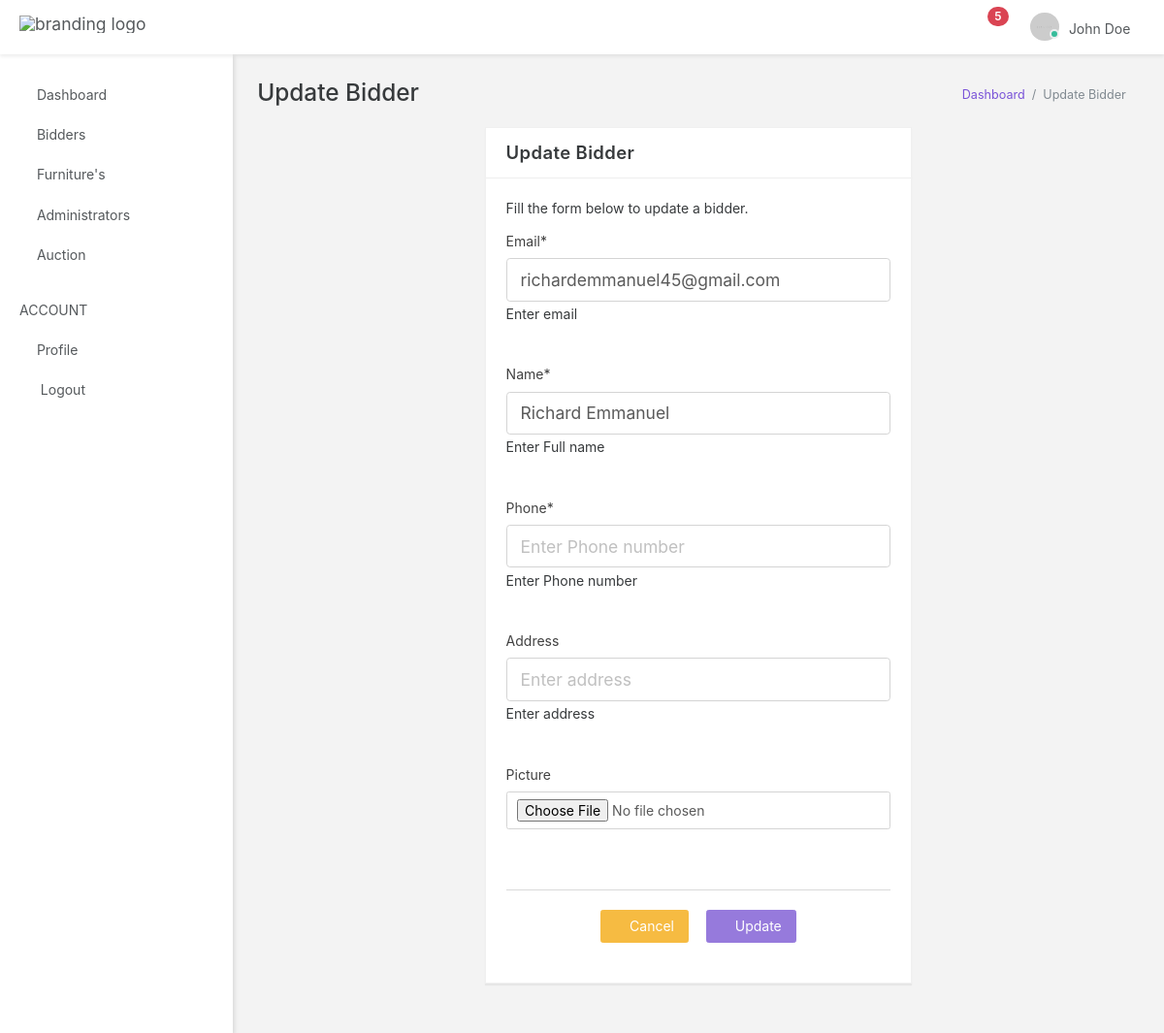
The page /auth/update_bidder/ffc862d2eac44929a061d4b6dc6ea163 (signed in) on the database as committed earlier.
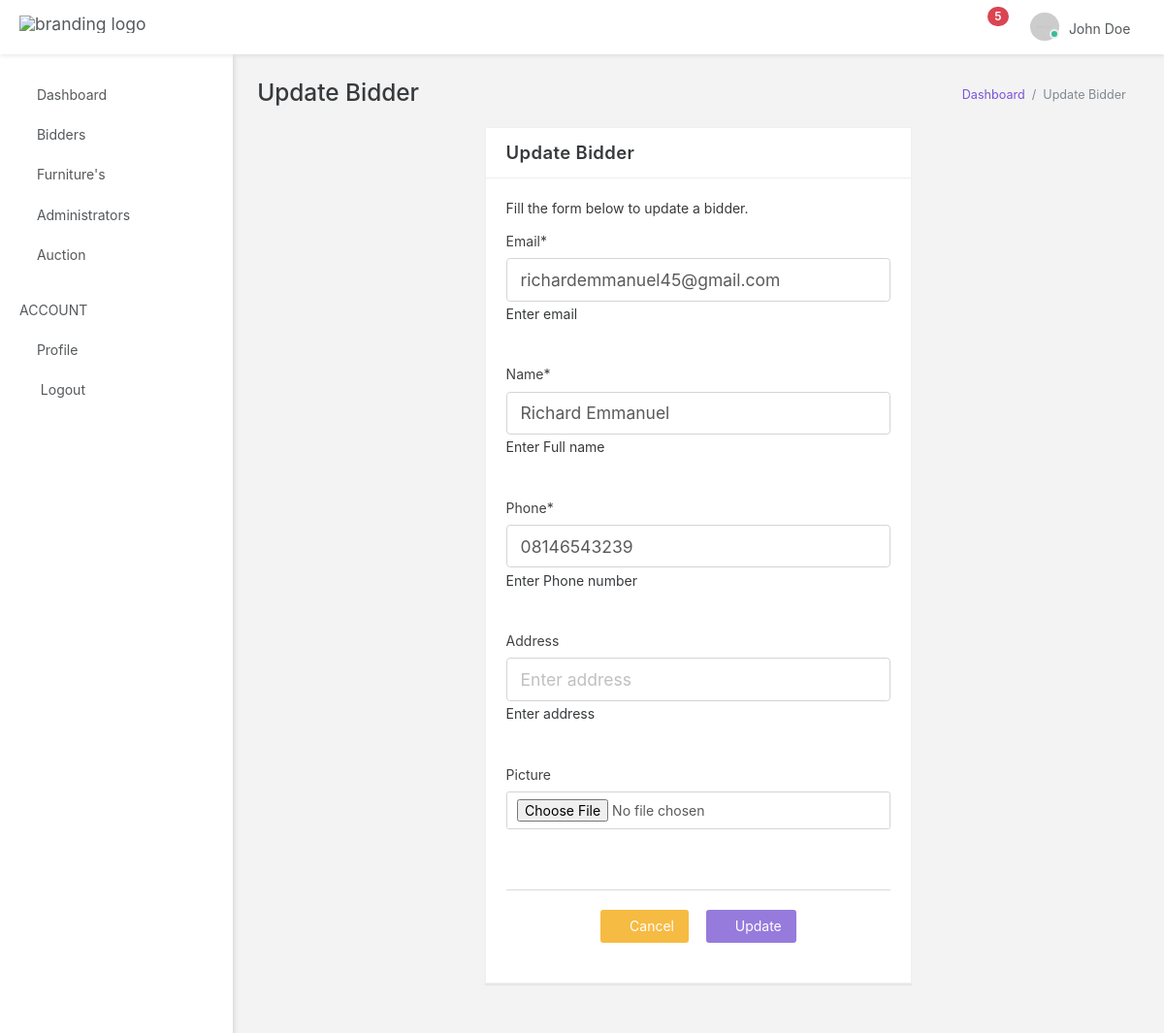
The same page on the database as committed later.
### Auction_auth/models.py (models this page shows, shortened)
class User(AbstractBaseUser, PermissionsMixin):
    user_id = models.UUIDField(
        default=uuid.uuid4, primary_key=True, unique=True, editable=False)
    email = models.CharField(max_length=100, db_index=True,
                             unique=True, verbose_name='email address', blank=True)
    name = models.CharField(
        max_length=100, db_index=True, blank=True, null=True)
    phone = models.CharField(
        max_length=14, db_index=True, unique=True, blank=True)
    address = models.CharField(max_length=255, null=True, blank=True)
    picture = models.ImageField(
        default='img/user.png', upload_to='uploads/', null=True)
    date_joined = models.DateTimeField(
        verbose_name='date_joined', auto_now_add=True)
    last_login = models.DateTimeField(
        verbose_name='last_login', auto_now=True, null=True)
    is_active = models.BooleanField(default=True)
    is_staff = models.BooleanField(default=False)
    is_superuser = models.BooleanField(default=False)
    USERNAME_FIELD = 'email'
    REQUIRED_FIELDS = ['name',]
    objects = UserManager()
    class Meta:
        db_table = 'Users'
        verbose_name_plural = 'Users'

### Auction_auth/views.py (the view, shortened to what this page needs)
class EditBidderView(SuccessMessageMixin, LoginRequiredMixin, UpdateView):
    model = User
    template_name = "backend/bidders/create_update_bidder.html"
    form_class = BiddersUpdateForm
    success_message = 'Updated Successfully!'
    def get_context_data(self, **kwargs):
        context = super().get_context_data(**kwargs)
        context["type"] = 'Update'
        return context

### Templates/backend/bidders/create_update_bidder.html (shortened to what this page needs)
{% extends 'base.html' %}
{% load static %}
{% load crispy_forms_tags %}
  {% block head %}{% include 'partials/auth_head.html' %}{% endblock head %}
  {% block body %}
  <body data-open="click" data-menu="vertical-menu" data-col="2-columns" class="vertical-layout vertical-menu 2-columns  fixed-navbar">
    {% block nav %} {% include 'partials/auth_nav.html' %} {% endblock %}
    {% include 'partials/auth_sidebar.html' %}
    <div class="app-content content container-fluid">
      <div class="content-wrapper">
        <div class="content-header row">
          <div class="content-header-left col-md-6 col-xs-12 mb-1">
            <h2 class="content-header-title">{{type}} Bidder</h2>
          </div>
          <div class="content-header-right breadcrumbs-right breadcrumbs-top col-md-6 col-xs-12">
            <div class="breadcrumb-wrapper col-xs-12">
              <ol class="breadcrumb">
                <li class="breadcrumb-item"><a href="{% url 'auth:dashboard' %}">Dashboard</a>
                </li>
                <li class="breadcrumb-item active">{{type}} Bidder </li>
              </ol>
            </div>
          </div>
        </div>
        <div class="content-body">
		<section id="basic-form-layouts">
			<div class="row">
				<div class="col-md-6 offset-md-3">
					<div class="card">
						<div class="card-header">
							<h4 class="card-title" id="basic-layout-card-center"> {% if type == 'Create' %} Bidders Registration {% else %} Update Bidder{% endif %}</h4>
							<div class="heading-elements">
								<ul class="list-inline mb-0">
									<li><a data-action="collapse"><i class="icon-minus4"></i></a></li>
									<li><a data-action="expand"><i class="icon-expand2"></i></a></li>
								</ul>
							</div>
						</div>
						<div class="card-body collapse in">
							<div class="card-block">
								<div class="card-text">
									<p>Fill the form below to {{type|lower}} a bidder.</p>
								</div>
								<form class="form" method="POST" enctype="multipart/form-data">
									<div class="form-body">
										{{ form|crispy }}
									</div>
									<div class="form-actions center">
										<a href="{% url 'auth:dashboard' %}" class="btn btn-warning mr-1">
											<i class="icon-cross2"></i> Cancel
										</a>
										<button type="submit" class="btn btn-primary">
											<i class="icon-check2"></i> {{type}}
										</button>
									</div>
								</form>
							</div>
						</div>
					</div>
				</div>
			</div>
		</section>
        </div>
      </div>
    </div>
</body>
{% endblock body %}

Rows that differ between the two databases and show on the page:
changed User "richardemmanuel45@gmail.com": phone (not shown) → "08146543239"
